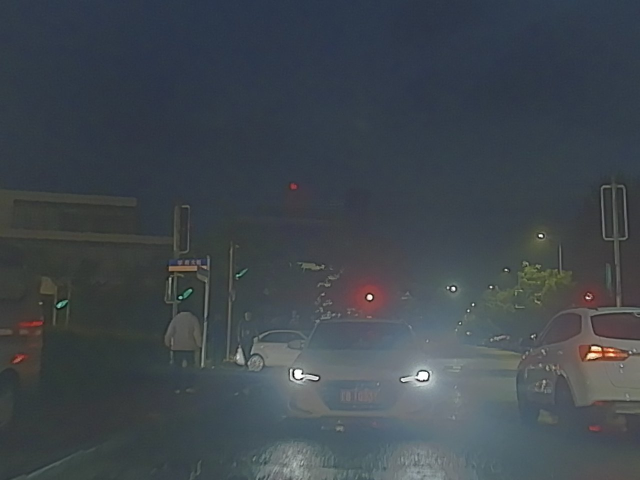
#> input picture assets/images/projects/infrared-visible/demo/pair-visible.jpg, 1280 x 960 px (shown at 1/2 size)
$ python -i generate_rgbir_figures.py   (imports and definitions only)
#> lines starting #> are read from the running program, lines starting #| are printed output that depends on the picture; after the words box and inside, x2 and y2 are one past the last pixel; in counts of white or black regions, pixels touching at a corner belong together
#> further down, picture is the input picture: PIL image 1280x960 RGB; mean R, G, B 63.9, 71.4, 77.6
#!/usr/bin/env python3
"""Generate RGB–IR project-page figures and compress verified demo plates."""

from __future__ import annotations

import argparse
import csv
from pathlib import Path

import matplotlib

# [1 line not run here, left out]

import matplotlib.pyplot as plt
import numpy as np
from matplotlib.patches import FancyBboxPatch, FancyArrowPatch
from PIL import Image


NAVY = "#1E3A5F"
BLUE = "#3D7CC9"
BLUE_DEEP = "#2A5F9E"
BLUE_SOFT = "#7EACDC"
IR = "#E07A3D"
IR_SOFT = "#E8A06A"
PURPLE = "#7A4E9A"
PALE = "#F6F9FC"
PALE_BLUE = "#EEF4FB"
PALE_ORANGE = "#F8EDE4"
LINE = "#D4E2EF"
MUTED = "#5B6F82"
GREY = "#9AABBC"
WHITE = "#FFFFFF"

ADVANTAGE_ORDER = ["Visible", "Infrared", "Multimodal seed1", "Multimodal seed2"]
ABLATION_ORDER = [
    "Default multimodal",
    "Static 0.25",
    "Static 0.50",
    "Static 0.75",
    "Dynamic gate",
    "Residual gate",
]
CHALLENGE_ORDER = ["Equal fusion", "Dynamic weighting"]
CHALLENGE_METRICS = ["AP", "AP50", "AP75"]


# [283 lines left out: functions parse_args, configure_style, load_data, values, save_figure, rounded and 8 more, not called in this run]


def _trim_letterbox(image: Image.Image, threshold: int = 248) -> Image.Image:
    arr = np.asarray(image.convert("L"))
    mask = arr < threshold
    if not mask.any():
        return image
    rows = np.where(mask.any(axis=1))[0]
    cols = np.where(mask.any(axis=0))[0]
    return image.crop((int(cols[0]), int(rows[0]), int(cols[-1]) + 1, int(rows[-1]) + 1))


def _strip_white_caption(image: Image.Image) -> Image.Image:
    arr = np.asarray(image.convert("L"))
    row_white = (arr > 245).mean(axis=1)
#> row_white = 960 values, max 0.0297 at index 751, min 0 at index 0, mean 0.000425
    header_end = 0
    limit = max(8, int(len(row_white) * 0.22))
#> limit = 211
    for index, share in enumerate(row_white[:limit]):
        if share > 0.72:
            header_end = index
    if header_end > 8:
        image = image.crop((0, header_end + 1, image.width, image.height))
    return _trim_letterbox(image)
#> in _trim_letterbox, `mask = arr < threshold`:
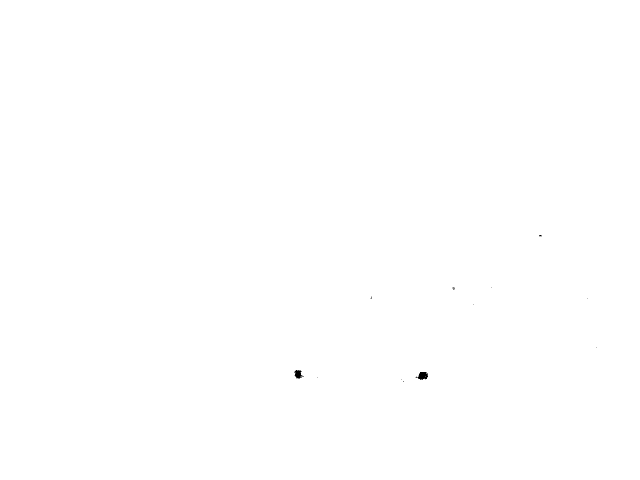
#> mask: shape (960, 1280) bool (shown at 1/2 size); 100% white; 12 black regions (10 under 20 px), largest, box (x1, y1, x2, y2) and area: (831, 744, 856, 760) 251, (589, 740, 608, 757) 194
#> in _trim_letterbox, `rows = np.where(mask.any(axis=1))[0]`: rows = 960 values from 0 to 959
#> in _trim_letterbox, `cols = np.where(mask.any(axis=0))[0]`: cols = 1280 values from 0 to 1279


# [36 lines left out: functions export_demo_assets, main, not called in this run]


# [2 lines not run here, left out]

>>> from PIL import Image
>>> picture = Image.open('../assets/images/projects/infrared-visible/demo/pair-visible.jpg')
>>> result = _strip_white_caption(picture)

$ run again, on assets/images/projects/infrared-visible/demo/lowlight-dynamic.jpg
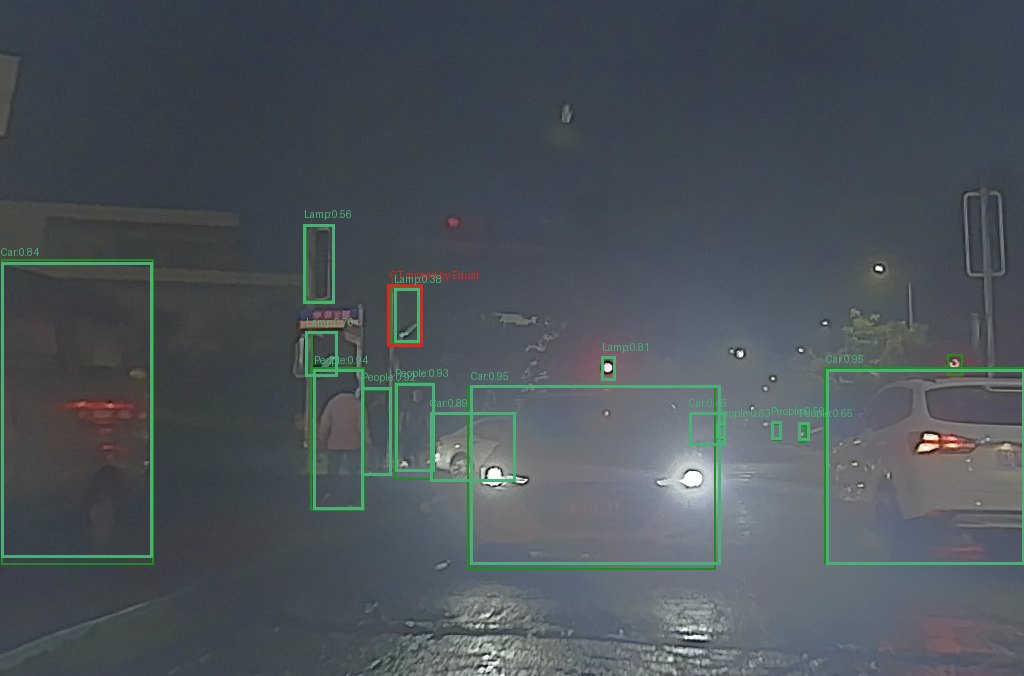
#> input picture assets/images/projects/infrared-visible/demo/lowlight-dynamic.jpg, 1024 x 676 px
#> picture is the input picture: PIL image 1024x676 RGB; mean R, G, B 75.8, 83.7, 89.1
#> in _strip_white_caption, `arr = np.asarray(image.convert("L"))`:
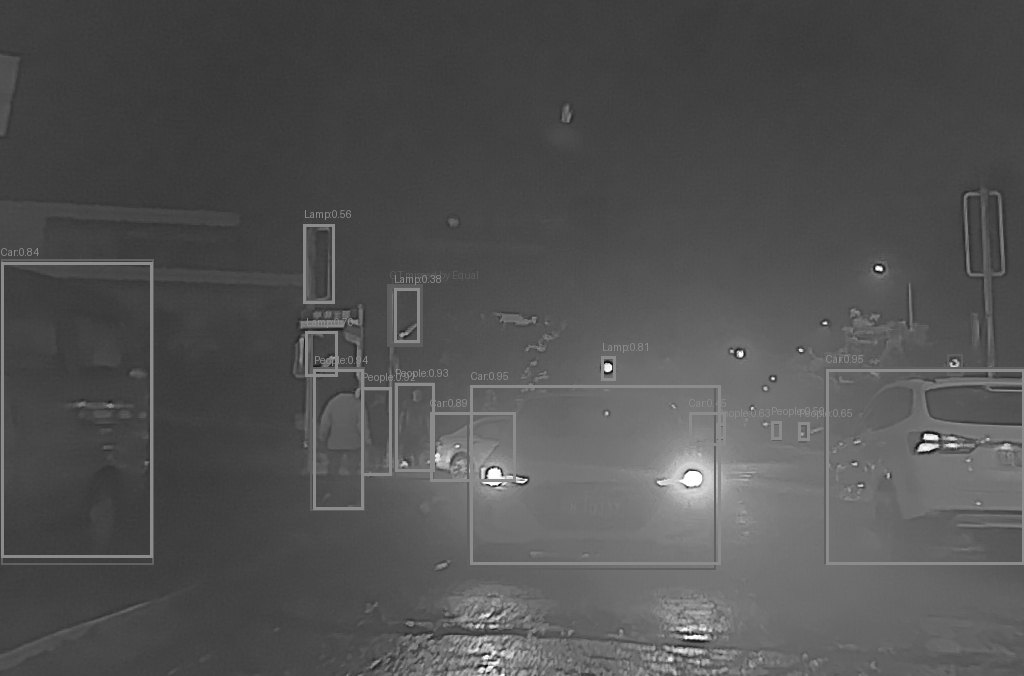
#> arr: shape (676, 1024); min 2, max 255, mean 81.9
#> row_white = 676 values, max 0.0342 at index 482, min 0 at index 0, mean 0.000737
#> limit = 148
#> the loop in _strip_white_caption, `for index, share in enumerate(row_white[:limit]):` made 148 passes
#> mask: shape (676, 1024) bool; 99.9% white; 33 black regions (29 under 20 px), largest, box (x1, y1, x2, y2) and area: (680, 471, 702, 486) 213, (489, 469, 501, 479) 87, (484, 482, 499, 485) 32, (688, 635, 701, 639) 22
#> rows = 676 values from 0 to 675
#> cols = 1024 values from 0 to 1023
